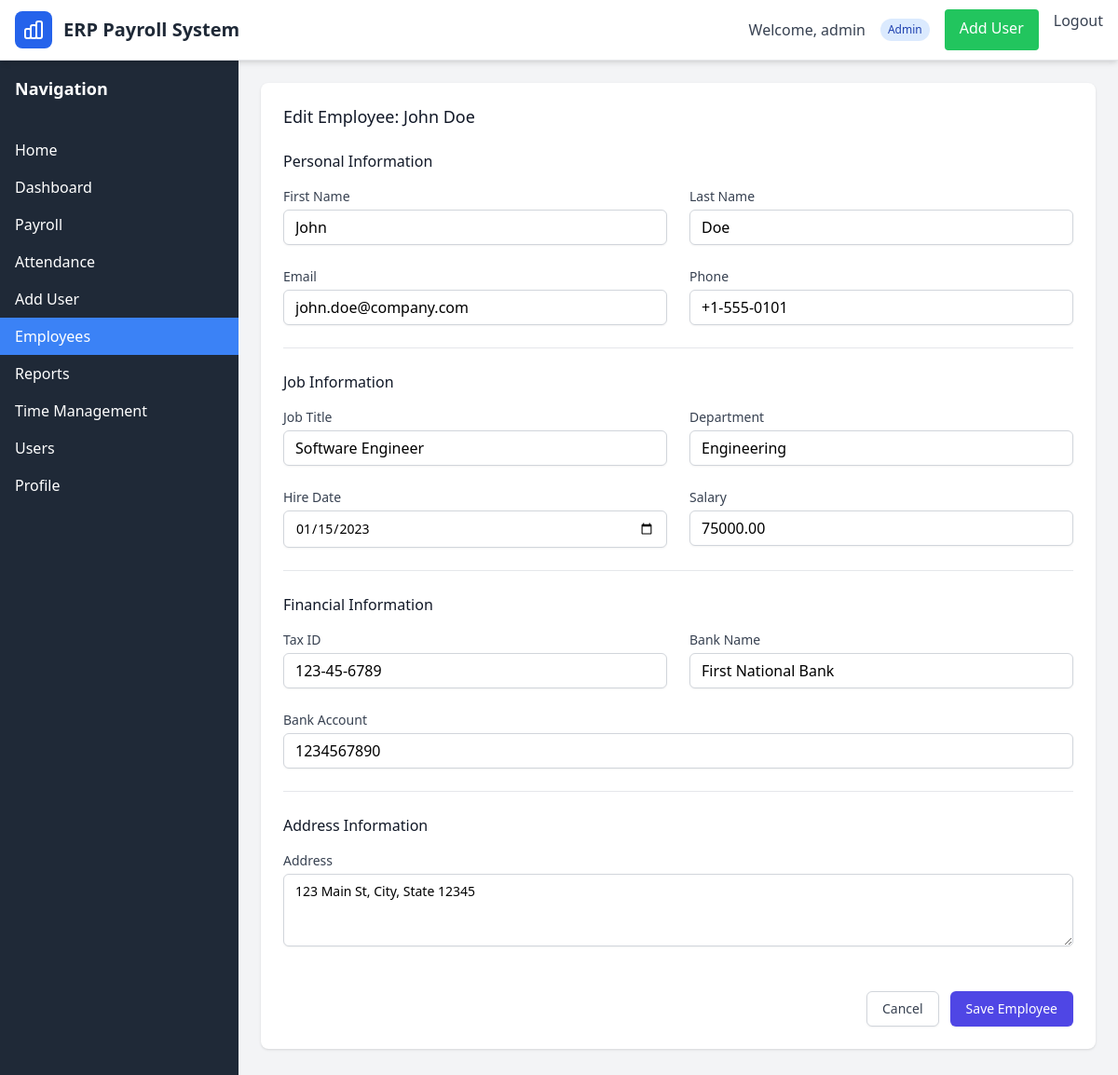
The app's page /employees/edit/1 (signed in) with its own data.
### models.py (models this page shows, shortened)
class User(UserMixin, db.Model):
    __tablename__ = 'users'
    id = db.Column(db.Integer, primary_key=True)
    username = db.Column(db.String(80), unique=True, nullable=False)
    email = db.Column(db.String(120), unique=True, nullable=False)
    password_hash = db.Column(db.String(255), nullable=False)
    role = db.Column(db.String(20), nullable=False, default='employee')  # admin, hr, employee
    is_active = db.Column(db.Boolean, default=True)
    created_at = db.Column(db.DateTime, default=datetime.utcnow)
    last_login = db.Column(db.DateTime)
    employee = db.relationship('Employee', backref='user', uselist=False, cascade='all, delete-orphan')

class Employee(db.Model):
    __tablename__ = 'employees'
    id = db.Column(db.Integer, primary_key=True)
    user_id = db.Column(db.Integer, db.ForeignKey('users.id'), nullable=False)
    employee_id = db.Column(db.String(20), unique=True, nullable=False)
    first_name = db.Column(db.String(50), nullable=False)
    last_name = db.Column(db.String(50), nullable=False)
    email = db.Column(db.String(120), nullable=False)
    phone = db.Column(db.String(20))
    job_title = db.Column(db.String(100), nullable=False)
    department = db.Column(db.String(100), nullable=False)
    hire_date = db.Column(db.Date, nullable=False)
    salary = db.Column(db.Numeric(10, 2), nullable=False)
    tax_id = db.Column(db.String(20))
    bank_name = db.Column(db.String(100))
    bank_account = db.Column(db.String(50))
    address = db.Column(db.Text)
    is_active = db.Column(db.Boolean, default=True)
    created_at = db.Column(db.DateTime, default=datetime.utcnow)
    updated_at = db.Column(db.DateTime, default=datetime.utcnow, onupdate=datetime.utcnow)
    payrolls = db.relationship('Payroll', backref='employee', lazy='dynamic')
    attendances = db.relationship('Attendance', backref='employee', lazy='dynamic')
    @property
    def full_name(self):
        return f"{self.first_name} {self.last_name}"

### blueprints/employees.py (the view, shortened to what this page needs)
@employees_bp.route('/edit/<int:id>', methods=['GET', 'POST'])
@login_required
def edit(id):
    if current_user.role not in ['admin', 'hr']:
        flash('You do not have permission to edit employees', 'error')
        return redirect(url_for('employees.index'))
    employee = Employee.query.get_or_404(id)
    form = EmployeeForm(obj=employee)
    return render_template('employees/edit.html', form=form, employee=employee)

### forms.py
class EmployeeForm(FlaskForm):
    first_name = StringField('First Name', validators=[DataRequired(), Length(min=2, max=50)])
    last_name = StringField('Last Name', validators=[DataRequired(), Length(min=2, max=50)])
    email = StringField('Email', validators=[DataRequired(), Email()])
    phone = StringField('Phone', validators=[Optional(), Length(max=20)])
    job_title = StringField('Job Title', validators=[DataRequired(), Length(min=2, max=100)])
    department = StringField('Department', validators=[DataRequired(), Length(min=2, max=100)])
    hire_date = DateField('Hire Date', validators=[DataRequired()], default=date.today)
    salary = DecimalField('Salary', validators=[DataRequired(), NumberRange(min=0)])
    tax_id = StringField('Tax ID', validators=[Optional(), Length(max=20)])
    bank_name = StringField('Bank Name', validators=[Optional(), Length(max=100)])
    bank_account = StringField('Bank Account', validators=[Optional(), Length(max=50)])
    address = TextAreaField('Address', validators=[Optional()])
    submit = SubmitField('Save Employee')

### templates/employees/edit.html (shortened to what this page needs)
{% extends "base.html" %}
{% block content %}
<div class="max-w-4xl mx-auto">
    <div class="bg-white shadow rounded-lg">
        <div class="px-4 py-5 sm:p-6">
            <h3 class="text-lg leading-6 font-medium text-gray-900 mb-6">Edit Employee: {{ employee.full_name }}</h3>
            <form method="POST" class="space-y-6">
                <div class="border-b border-gray-200 pb-6">
                    <h4 class="text-md font-medium text-gray-900 mb-4">Personal Information</h4>
                    <div class="grid grid-cols-1 md:grid-cols-2 gap-6">
                        <div>
                            {{ form.first_name.label(class="block text-sm font-medium text-gray-700") }}
                            {{ form.first_name(class="mt-1 block w-full px-3 py-2 border border-gray-300 rounded-md shadow-sm focus:outline-none focus:ring-indigo-500 focus:border-indigo-500 sm:text-sm") }}
                        </div>
                        <div>
                            {{ form.last_name.label(class="block text-sm font-medium text-gray-700") }}
                            {{ form.last_name(class="mt-1 block w-full px-3 py-2 border border-gray-300 rounded-md shadow-sm focus:outline-none focus:ring-indigo-500 focus:border-indigo-500 sm:text-sm") }}
                        </div>
                        <div>
                            {{ form.email.label(class="block text-sm font-medium text-gray-700") }}
                            {{ form.email(class="mt-1 block w-full px-3 py-2 border border-gray-300 rounded-md shadow-sm focus:outline-none focus:ring-indigo-500 focus:border-indigo-500 sm:text-sm") }}
                        </div>
                        <div>
                            {{ form.phone.label(class="block text-sm font-medium text-gray-700") }}
                            {{ form.phone(class="mt-1 block w-full px-3 py-2 border border-gray-300 rounded-md shadow-sm focus:outline-none focus:ring-indigo-500 focus:border-indigo-500 sm:text-sm") }}
                        </div>
                    </div>
                </div>
                <div class="border-b border-gray-200 pb-6">
                    <h4 class="text-md font-medium text-gray-900 mb-4">Job Information</h4>
                    <div class="grid grid-cols-1 md:grid-cols-2 gap-6">
                        <div>
                            {{ form.job_title.label(class="block text-sm font-medium text-gray-700") }}
                            {{ form.job_title(class="mt-1 block w-full px-3 py-2 border border-gray-300 rounded-md shadow-sm focus:outline-none focus:ring-indigo-500 focus:border-indigo-500 sm:text-sm") }}
                        </div>
                        <div>
                            {{ form.department.label(class="block text-sm font-medium text-gray-700") }}
                            {{ form.department(class="mt-1 block w-full px-3 py-2 border border-gray-300 rounded-md shadow-sm focus:outline-none focus:ring-indigo-500 focus:border-indigo-500 sm:text-sm") }}
                        </div>
                        <div>
                            {{ form.hire_date.label(class="block text-sm font-medium text-gray-700") }}
                            {{ form.hire_date(class="mt-1 block w-full px-3 py-2 border border-gray-300 rounded-md shadow-sm focus:outline-none focus:ring-indigo-500 focus:border-indigo-500 sm:text-sm") }}
                        </div>
                        <div>
                            {{ form.salary.label(class="block text-sm font-medium text-gray-700") }}
                            {{ form.salary(class="mt-1 block w-full px-3 py-2 border border-gray-300 rounded-md shadow-sm focus:outline-none focus:ring-indigo-500 focus:border-indigo-500 sm:text-sm") }}
                        </div>
                    </div>
                </div>
                <div class="border-b border-gray-200 pb-6">
                    <h4 class="text-md font-medium text-gray-900 mb-4">Financial Information</h4>
                    <div class="grid grid-cols-1 md:grid-cols-2 gap-6">
                        <div>
                            {{ form.tax_id.label(class="block text-sm font-medium text-gray-700") }}
                            {{ form.tax_id(class="mt-1 block w-full px-3 py-2 border border-gray-300 rounded-md shadow-sm focus:outline-none focus:ring-indigo-500 focus:border-indigo-500 sm:text-sm") }}
                        </div>
                        <div>
                            {{ form.bank_name.label(class="block text-sm font-medium text-gray-700") }}
                            {{ form.bank_name(class="mt-1 block w-full px-3 py-2 border border-gray-300 rounded-md shadow-sm focus:outline-none focus:ring-indigo-500 focus:border-indigo-500 sm:text-sm") }}
                        </div>
                        <div class="md:col-span-2">
                            {{ form.bank_account.label(class="block text-sm font-medium text-gray-700") }}
                            {{ form.bank_account(class="mt-1 block w-full px-3 py-2 border border-gray-300 rounded-md shadow-sm focus:outline-none focus:ring-indigo-500 focus:border-indigo-500 sm:text-sm") }}
                        </div>
                    </div>
                </div>
                <div class="pb-6">
                    <h4 class="text-md font-medium text-gray-900 mb-4">Address Information</h4>
                    <div>
                        {{ form.address.label(class="block text-sm font-medium text-gray-700") }}
                        {{ form.address(class="mt-1 block w-full px-3 py-2 border border-gray-300 rounded-md shadow-sm focus:outline-none focus:ring-indigo-500 focus:border-indigo-500 sm:text-sm", rows="3") }}
                    </div>
                </div>
                <div class="flex justify-end space-x-3">
                    <a href="{{ url_for('employees.index') }}"
                       class="bg-white py-2 px-4 border border-gray-300 rounded-md shadow-sm text-sm font-medium text-gray-700 hover:bg-gray-50 focus:outline-none focus:ring-2 focus:ring-offset-2 focus:ring-indigo-500">
                        Cancel
                    </a>
                    {{ form.submit(class="bg-indigo-600 py-2 px-4 border border-transparent rounded-md shadow-sm text-sm font-medium text-white hover:bg-indigo-700 focus:outline-none focus:ring-2 focus:ring-offset-2 focus:ring-indigo-500") }}
                </div>
            </form>
        </div>
    </div>
</div>
{% endblock %}

### templates/base.html (shortened to what this page needs)
<!DOCTYPE html>
<html lang="en">
<head>
    <script src="https://cdn.tailwindcss.com"></script>
</head>
<body class="bg-gray-100">
    <nav class="bg-white nav-shadow border-b border-gray-200 relative z-50">
        <div class="max-w-7xl mx-auto px-4">
            <div class="flex justify-between h-16">
                <div class="flex items-center">
                    <div class="flex-shrink-0">
                        <a href="{{ url_for('home') }}" class="flex items-center">
                            <div class="w-10 h-10 bg-blue-600 rounded-lg flex items-center justify-center mr-3">
                            </div>
                            <h1 class="text-xl font-bold text-gray-800 hidden sm:block">ERP Payroll System</h1>
                        </a>
                    </div>
                </div>
                <div class="hidden md:flex items-center space-x-4">
                    {% if current_user.is_authenticated %}
                        <span class="text-gray-700 hidden lg:block">Welcome, {{ current_user.employee.first_name if current_user.employee else current_user.username }}</span>
                        <span class="px-2 py-1 bg-blue-100 text-blue-800 text-xs rounded-full">{{ current_user.role.title() }}</span>
                        {% if current_user.role in ['admin', 'hr'] %}
                        <a href="{{ url_for('auth.register') }}" class="bg-green-500 text-white px-4 py-2 rounded hover:bg-green-600 touch-target">Add User</a>
                        {% endif %}
                        <a href="{{ url_for('auth.logout') }}" class="text-gray-700 hover:text-gray-900 touch-target">Logout</a>
                    {% endif %}
                </div>
            </div>
        </div>
    </nav>
    <div class="flex">
        {% if current_user.is_authenticated %}
        <div class="hidden md:block w-64 bg-gray-800 text-white min-h-screen">
            <div class="p-4">
                <h2 class="text-lg font-semibold">Navigation</h2>
            </div>
            <nav class="mt-4">
                <a href="{{ url_for('home') }}"
                   class="block px-4 py-2 hover:bg-gray-700 {% if request.endpoint == 'home' %}sidebar-active{% endif %}">
                    Home
                </a>
                <a href="{{ url_for('admin.dashboard') }}"
                   class="block px-4 py-2 hover:bg-gray-700 {% if request.endpoint == 'admin.dashboard' %}sidebar-active{% endif %}">
                    Dashboard
                </a>
                <a href="{{ url_for('payroll.index') }}"
                   class="block px-4 py-2 hover:bg-gray-700 {% if 'payroll' in request.endpoint %}sidebar-active{% endif %}">
                    Payroll
                </a>
                <a href="{{ url_for('qr_attendance.index') }}"
                   class="block px-4 py-2 hover:bg-gray-700 {% if 'qr_attendance' in request.endpoint %}sidebar-active{% endif %}">
                    Attendance
                </a>
                {% if current_user.role in ['admin', 'hr'] %}
                <a href="{{ url_for('auth.register') }}"
                   class="block px-4 py-2 hover:bg-gray-700 {% if request.endpoint == 'auth.register' %}sidebar-active{% endif %}">
                    Add User
                </a>
                <a href="{{ url_for('employees.index') }}"
                   class="block px-4 py-2 hover:bg-gray-700 {% if 'employees' in request.endpoint %}sidebar-active{% endif %}">
                    Employees
                </a>
                <a href="{{ url_for('admin.reports') }}"
                   class="block px-4 py-2 hover:bg-gray-700 {% if request.endpoint == 'admin.reports' %}sidebar-active{% endif %}">
                    Reports
                </a>
                <a href="{{ url_for('time_management.index') }}"
                   class="block px-4 py-2 hover:bg-gray-700 {% if 'time_management' in request.endpoint %}sidebar-active{% endif %}">
                    Time Management
                </a>
                {% if current_user.role == 'admin' %}
                <a href="{{ url_for('admin.users') }}"
                   class="block px-4 py-2 hover:bg-gray-700 {% if request.endpoint == 'admin.users' %}sidebar-active{% endif %}">
                    Users
                </a>
                {% endif %}
                {% endif %}
                <a href="{{ url_for('auth.profile') }}"
                   class="block px-4 py-2 hover:bg-gray-700 {% if request.endpoint == 'auth.profile' %}sidebar-active{% endif %}">
                    Profile
                </a>
            </nav>
        </div>
        {% endif %}
        <div class="flex-1 p-3 md:p-6 min-h-screen">
            {% block content %}{% endblock %}
        </div>
    </div>
</body>
</html>

### templates/base.html (style rules this page uses)
.sidebar-active { background-color: #3b82f6; color: white; }
.nav-shadow { box-shadow: 0 4px 6px -1px rgba(0, 0, 0, 0.1), 0 2px 4px -1px rgba(0, 0, 0, 0.06); }
.touch-target { min-height: 44px; min-width: 44px; }
input[type="text"], input[type="email"], input[type="password"], input[type="number"], textarea, select { font-size: 16px; }
html { scroll-behavior: smooth; }

### records on screen
User: employee "admin", role "Admin"
Employee: full_name "John Doe", first_name "John", last_name "Doe", email "john.doe@company.com", phone "+1-555-0101", job_title "Software Engineer", department "Engineering", hire_date "01/15/2023", salary "75000.00", tax_id "123-45-6789", bank_name "First National Bank", bank_account "1234567890", address "123 Main St, City, State 12345"
